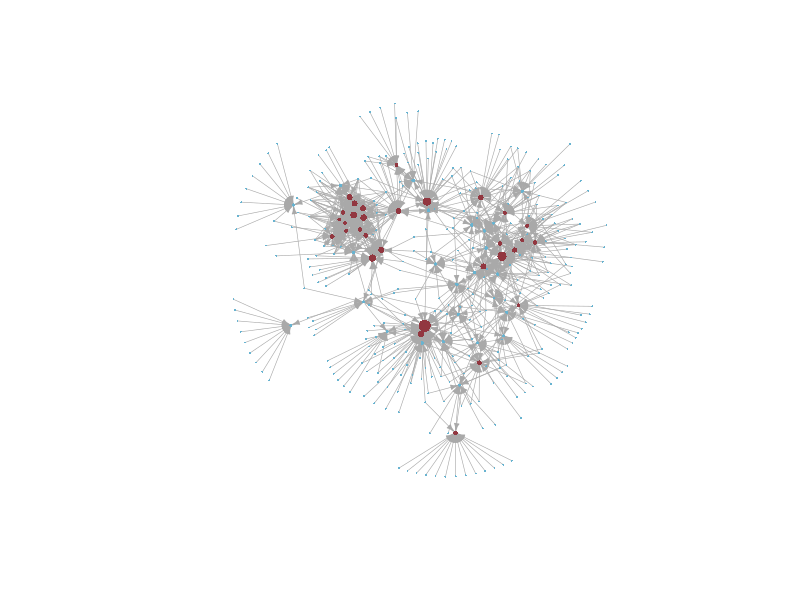

Write the R code that produced this figure.
## ---- chunk 1
library(knitr)
opts_chunk$set(fig.path="figures/between_nodes/",
               cache.path="cache/between_nodes/",
               cache=TRUE,
               echo=TRUE,
               message=FALSE,
               warning=FALSE)  
## ---- chunk 2
rm(list = ls())
library(tidyverse)
## ---- chunk 3
links <-read.csv("./cite_egde.csv", sep = ",", 
                 colClasses = 'character')%>%
        filter(to %in% from)

edges<-links%>%group_by(to)%>%summarise(freq=n())%>%
        arrange(desc(freq))%>%filter(freq>9)
links<- links%>%filter(to %in% edges$to)
## ---- chunk 4
library("igraph")
net <- graph_from_data_frame(d=links, directed=T)


vex <-tibble(node = rep(NA, length(V(net)$name)))%>%
        mutate(node = V(net)$name)
vex$indegree <- degree(net, mode = "in",normalized = T)

bar<-vex%>%arrange(desc(indegree))%>%
        .[25,'indegree']%>%
        unlist(use.names = FALSE)

vex <-vex%>%mutate(label = ifelse(indegree >=bar, 
                                  node, NA))

vex <-vex%>%mutate(ncolor = ifelse(indegree >=bar, 
                                   "#923740", '#68B3D0'))

V(net)$color <-vex$ncolor
V(net)$label <-NA
V(net)$label.family <-"Palatino"
V(net)$label.color <-"#020909"
V(net)$label.font <- 2
V(net)$label.cex <- 0.5
V(net)$label.degree<- -pi/3
V(net)$label.dist <-0.1
V(net)$size <- vex$indegree*60

# V(net)$vertex.frame.color<-"#2C2D25"
# V(net)$vertex.frame.width<-0.0001
# V(net)$vertex.shape<-"circle"

E(net)$width <- 0.6
E(net)$edge.color <- "#2C2D25"
E(net)$arrow.size <- 0.35


plot(net, 
     layout=layout_with_kk(net),
     vertex.frame.width=0.0001,
     vertex.shape="circle",
     rescale=TRUE)

